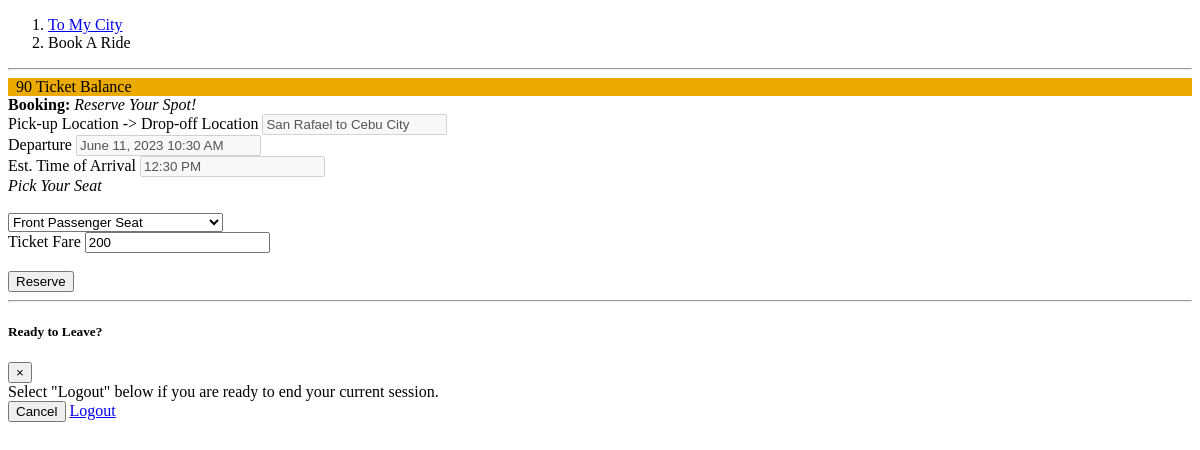
The page /user/bookRoute.php?route_id=5&list=To&car_id=9 (signed in) on the database as committed earlier.
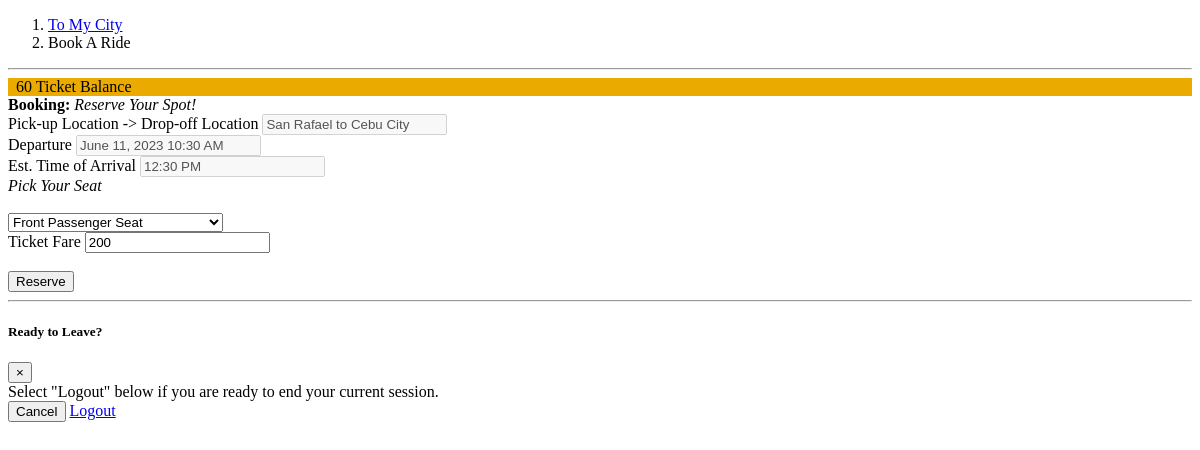
The same page on the database as committed later.
### tables this page shows
CREATE TABLE `user_profile` (
  `user_id` int(11) NOT NULL,
  `profile_photo` varchar(255) DEFAULT NULL,
  `first_name` varchar(30) NOT NULL,
  `middle_name` varchar(30) NOT NULL,
  `last_name` varchar(30) NOT NULL,
  `city_id` int(11) NOT NULL,
  `nationality` varchar(30) NOT NULL,
  `gender` varchar(10) NOT NULL,
  `birthdate` date NOT NULL,
  `email` varchar(50) NOT NULL,
  `password` varchar(255) NOT NULL,
  `ticket_balance` varchar(255) DEFAULT NULL,
  `role` varchar(255) NOT NULL,
  `is_vaxxed` tinyint(1) NOT NULL DEFAULT 0,
  `vax_card` varchar(255) DEFAULT NULL,
  `is_agree` tinyint(1) NOT NULL DEFAULT 1,
  `created_at` timestamp NOT NULL DEFAULT current_timestamp(),
  `updated_at` timestamp NOT NULL DEFAULT current_timestamp() ON UPDATE current_timestamp()
);

### user/bookRoute.php (the view, shortened to what the changed rows need)
<?php
include('../db.php');
$userid = $_SESSION['user_id'];
?>
<!DOCTYPE html>
<html lang="en">
<body id="page-top">
    <div id="wrapper">
        <div id="content-wrapper">
            <div class="container-fluid">
                <div class="row">
                    <div class="col-xl-3 col-sm-6 mb-3">
                        <div class="card text-white" style="background-color: #EAAA00;">
                            <div class="card-body">
                                <?php
                                $result = $db->query("SELECT ticket_balance FROM user_profile WHERE user_id = '$userid'");
                                $ticketBalance = $result->fetch_row()[0];
                                ?>
                                <div class="mr-5"><span class="badge" style="background-color: #EAAA00;"><i class="fa fa-ticket"></i>&nbsp;&nbsp;<?php echo $ticketBalance; ?></span> Ticket Balance</div>
                            </div>
                        </div>
                    </div>
                </div>
            </div>
        </div>
</body>
</html>

Rows that differ between the two databases and show on the page:
changed user_profile: ticket_balance "90" → "60"
